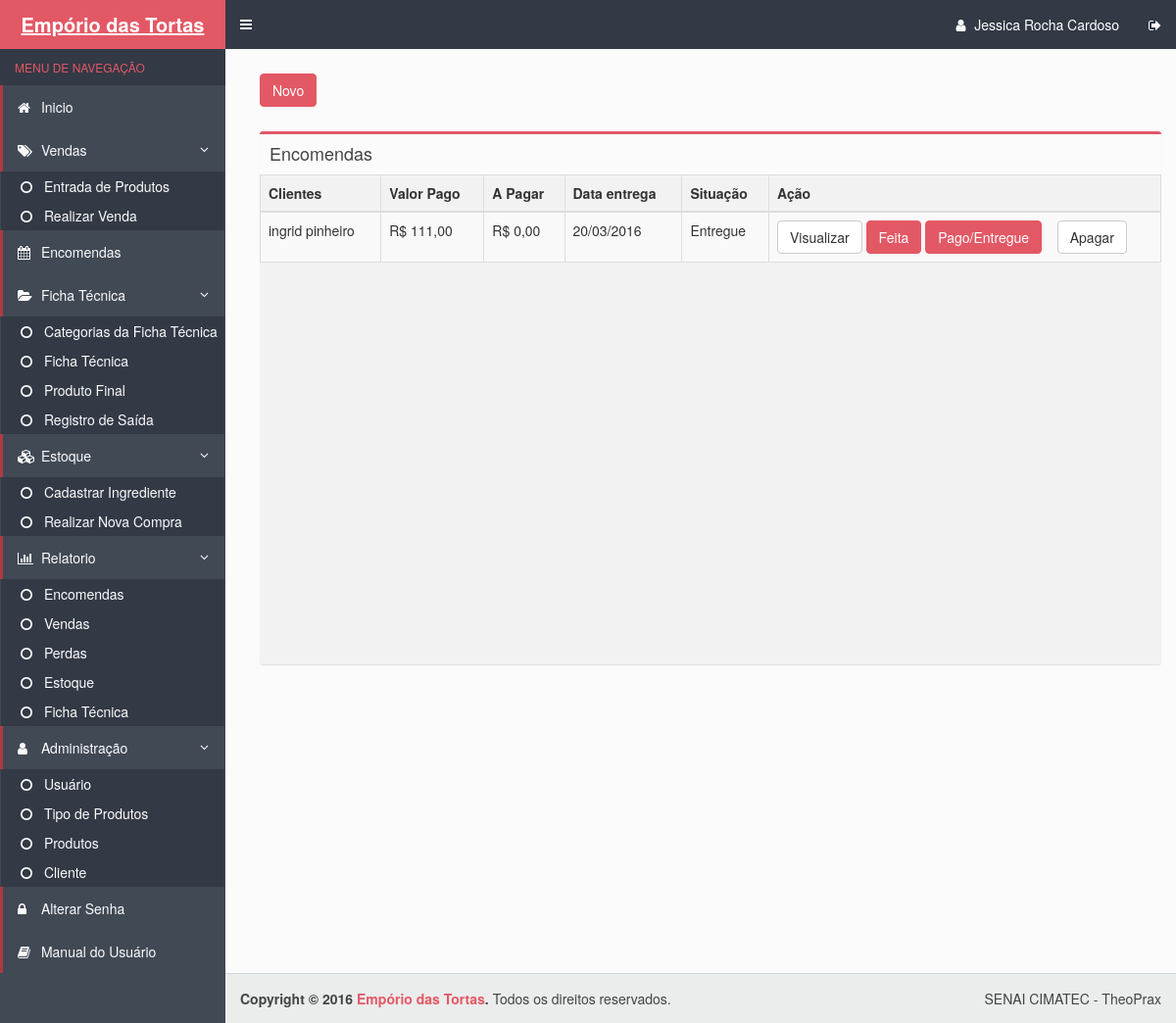
Screenshot of /encomendas.php (signed in) with the database file from the repository.
### tables this page shows
CREATE TABLE IF NOT EXISTS `encomendas` (
  `cod_Encomenda` int(11) NOT NULL AUTO_INCREMENT,
  `descricao` varchar(500) DEFAULT NULL,
  `dtpedido` date NOT NULL,
  `dtentrega` date NOT NULL,
  `cod_cliente` int(11) NOT NULL,
  `Valor` float NOT NULL,
  `totalPago` decimal(5,2) NOT NULL DEFAULT '0.00',
  `situacao` varchar(50) NOT NULL DEFAULT 'A fazer',
  PRIMARY KEY (`cod_Encomenda`),
  KEY `cod_cliente` (`cod_cliente`)
);

CREATE TABLE IF NOT EXISTS `clientes` (
  `cod_cliente` int(11) NOT NULL AUTO_INCREMENT,
  `nome` varchar(100) NOT NULL,
  `cpf` varchar(14) NOT NULL,
  `email` varchar(150) DEFAULT NULL,
  `telefone` varchar(15) DEFAULT NULL,
  `endereco` varchar(400) DEFAULT NULL,
  `cnpj` varchar(19) NOT NULL,
  `celular` varchar(15) DEFAULT NULL,
  `whats` enum('f','t') NOT NULL DEFAULT 'f',
  `ponto_referencia` varchar(100) NOT NULL,
  `categoria_cliente` varchar(30) NOT NULL,
  PRIMARY KEY (`cod_cliente`),
  UNIQUE KEY `cpf_2` (`cpf`),
  UNIQUE KEY `cpf` (`cpf`,`email`)
);

### encomendas.php (the view, shortened to what this page needs)
<!DOCTYPE html>
<html>
	<head>
	    <link rel="stylesheet" href="bootstrap/css/bootstrap.css">
	    <link rel="stylesheet" href="https://maxcdn.bootstrapcdn.com/font-awesome/4.4.0/css/font-awesome.min.css">
	    <link rel="stylesheet" href="https://code.ionicframework.com/ionicons/2.0.1/css/ionicons.min.css">
	    <link rel="stylesheet" href="dist/css/AdminLTE.css">
	    <link rel="stylesheet" href="dist/css/skins/skin-blue.css">
	</head>
  <body class="hold-transition skin-blue sidebar-mini">
    <div class="wrapper">
      <?php include_once("includes/header.php") ?>
      <?php include_once("includes/menu.php") ?>
      <div class="content-wrapper">
        <section class="content">
					<div class="row">
							<div class="col-xs-12">
             <a class="btn btn-danger" href="Verificar_Encomenda.php">Novo</a>
						 <section class="content-header">
				 		</section>
						  <div class="box">
                <div class="box-header">
                  <h3 class="box-title">Encomendas</h3>
                </div>
                <div class="box-body table-responsive no-padding"  style='overflow:auto;' id="scroll">
               <table id="example" class="table table-striped table-bordered" cellspacing="0" width="100%">
                    <thead>
                      <tr>
                        <th class="views-field views-field-id">Clientes</th>
                        <th class="views-field views-field-id ">Valor Pago</th>
                        <th class="views-field views-field-field-nome">A Pagar</th>
												  <th class="views-field views-field-field-id">Data entrega</th>
                        <th class="views-field views-field-field-id">Situação</th>
												  <th class="views-field views-field-field-id">Ação</th>
                    </thead>
                    <tbody>
											<?php
$pdo = Database::connect();
$sql = "SELECT enco.cod_Encomenda as cod_Encomenda,enco.situacao,cli.nome as cliente,concat('R$ ',format(totalPago,2,'de_DE'))as totalPago,concat('R$ ',format(Valor - totalPago,2,'de_DE')) as Divida,
DATE_FORMAT(enco.dtentrega,'%d/%m/%Y') as dtentrega from encomendas enco
INNER JOIN clientes cli on enco.cod_cliente=cli.cod_cliente
 ORDER BY enco.dtentrega ASC; ";
foreach ($pdo->query($sql) as $row) {
	echo '<tr>';
	echo '<td> '. $row['cliente'] . '</td>';
	echo '<td> '. $row['totalPago'] . '</td>';
	echo '<td> '. $row['Divida'] . '</td>';
	echo '<td> '. $row['dtentrega']. '</td>';
	echo '<td> '. $row['situacao']. '</td>';
	echo '<td width=400>';
echo '<a class="btn btn-default" href="DAO/visualizar_encomendas.php?id='.$row['cod_Encomenda'].'">Visualizar</a>';
echo '<a class="btn btn-danger" href="DAO/EncomendaPronta.php?id='.$row['cod_Encomenda']."&tipo=pronta". '">Feita</a>';
echo '<a class="btn btn-danger" href="DAO/EncomendaPronta.php?id='.$row['cod_Encomenda']."&tipo=entregue".'">Pago/Entregue</a>';
echo '<a class="btn btn-default" href="DAO/Excluir_Encomendas.php?id='.$row['cod_Encomenda'].'">Apagar</a>';
echo '</td>';
echo '</tr>';
}
?>
                    </tbody>
                    </table>
                </div>
              </div>
            </div>
          </div>
        </section>
      </div>
      <?php include_once("includes/footer.php") ?>
     <link rel="stylesheet" type="text/css" href="css/bootstrap.css">
   <link rel="stylesheet" type="text/css" href="css/dataTables.bootstrap.min.css">
  </body>
</html>

### rows the page displays
encomendas: cod_cliente.nome "ingrid pinheiro", totalPago "R$ 111,00", Divida "R$ 0,00", dtentrega "20/03/2016", situacao "Entregue"

### other values shown
$_SESSION['UsuarioNome'] "Jessica Rocha Cardoso"
